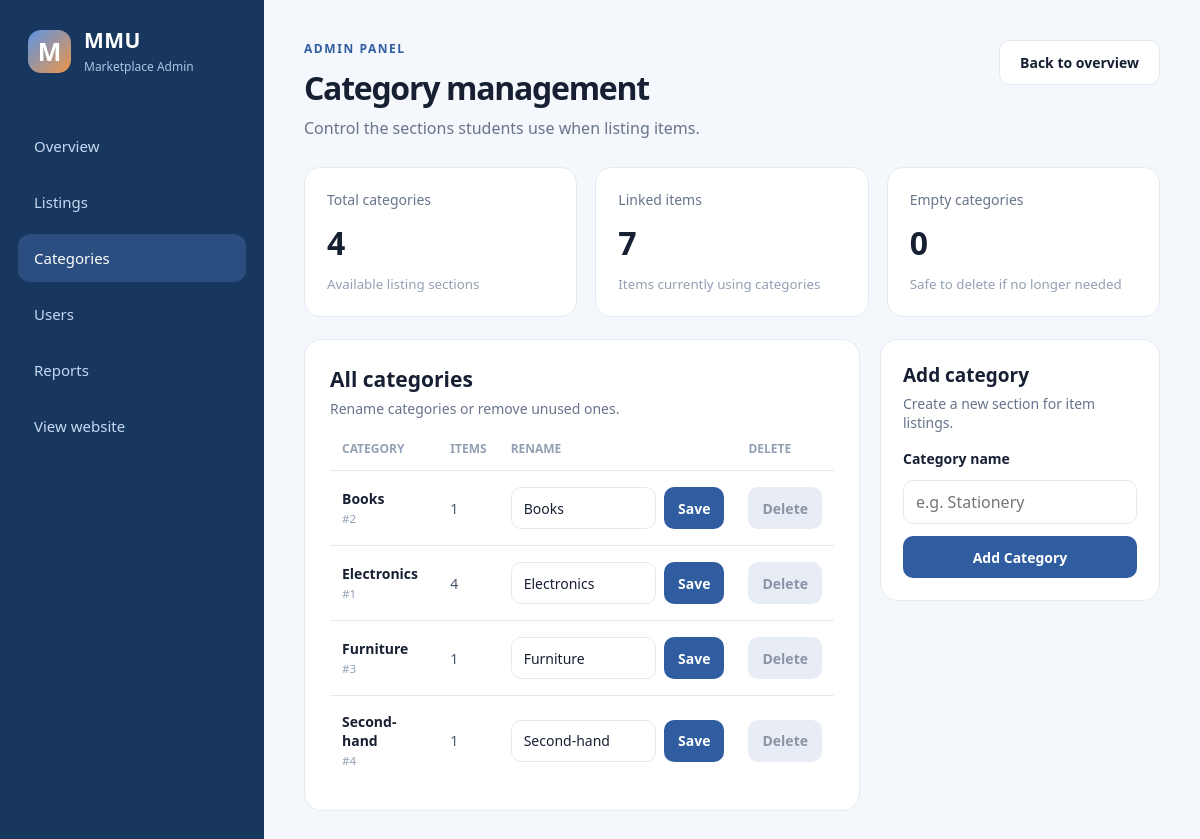
Before: /admin/categories with the older database file.
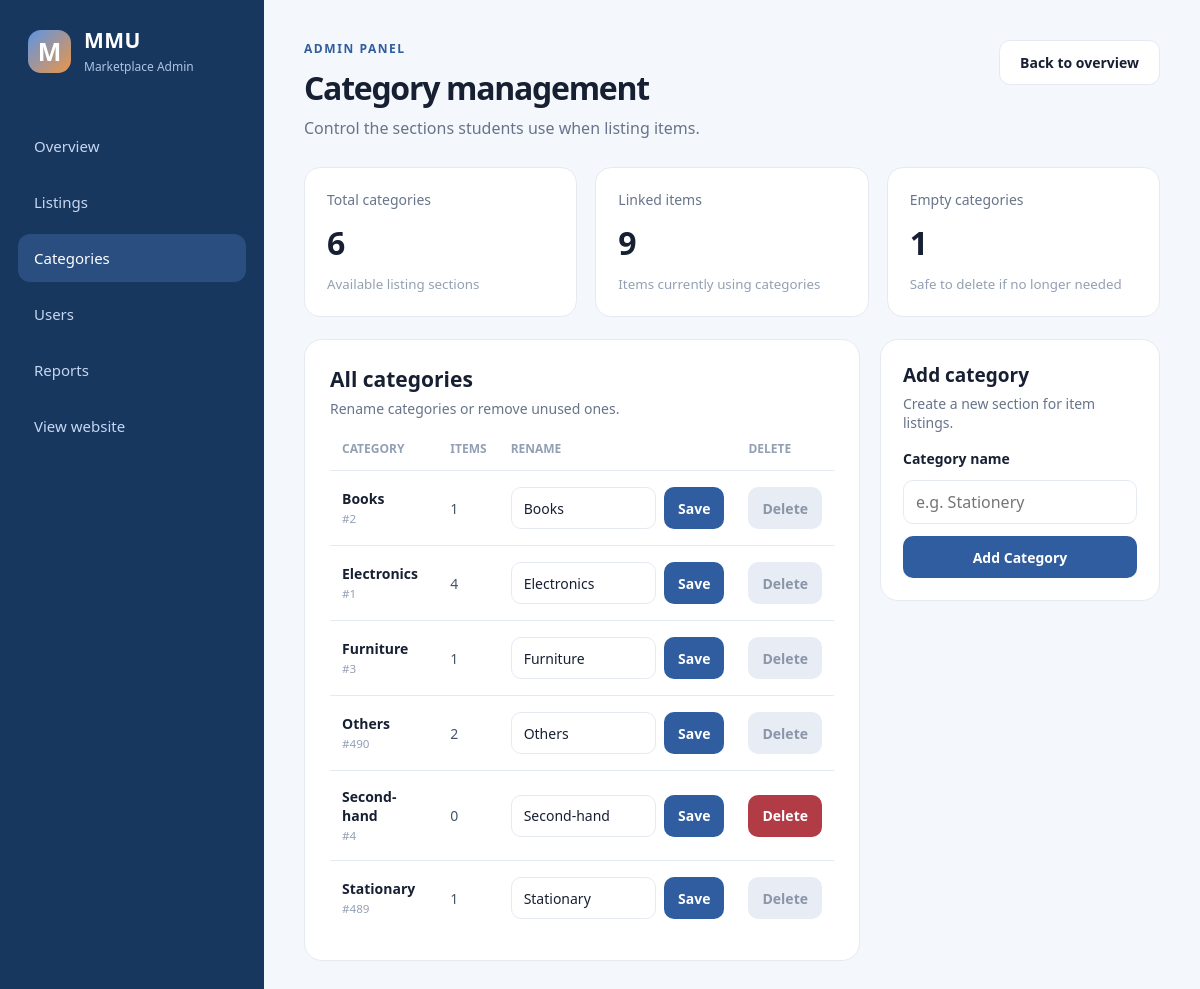
After: the same page with the newer database file.
### tables this page shows
CREATE TABLE category(
                   id INTEGER PRIMARY KEY AUTOINCREMENT,
                   name TEXT NOT NULL UNIQUE
                   
                   );

### app.py (the view, shortened to what this page needs)
@app.route("/admin/categories", methods=['GET', 'POST'])
def admin_categories():
    connect = sqlite3.connect("database.db")
    cursor = connect.cursor()
    cursor.execute("""
        SELECT category.id, category.name, COUNT(item.id)
        FROM category
        LEFT JOIN item ON item.category_id = category.id
        GROUP BY category.id, category.name
        ORDER BY category.name
    """)
    categories = cursor.fetchall()
    connect.close()
    stats = {
        "total_categories": len(categories),
        "linked_items": sum(row[2] for row in categories),
        "empty_categories": sum(1 for row in categories if row[2] == 0)
    }
    return render_template("admin_categories.html",
                           categories=categories,
                           stats=stats,
                           category_name_max_length=CATEGORY_NAME_MAX_LENGTH)

### templates/admin_categories.html (shortened to what the changed rows need)
<!DOCTYPE html>
<html lang="en">
<head>
    <link rel="stylesheet" href="{{ url_for('static', filename='css/admin.css') }}">
</head>
<body class="admin-body">
    <div class="admin-layout">
        <main class="admin-main">
            <header class="dashboard-header">
                <div>
                    <h1>Category management</h1>
                </div>
            </header>
            <section class="stat-grid" aria-label="Category statistics">
                <article class="stat-card">
                    <p>Total categories</p>
                    <strong>{{ stats.total_categories }}</strong>
                    <small>Available listing sections</small>
                </article>
                <article class="stat-card">
                    <p>Linked items</p>
                    <strong>{{ stats.linked_items }}</strong>
                    <small>Items currently using categories</small>
                </article>
                <article class="stat-card">
                    <p>Empty categories</p>
                    <strong>{{ stats.empty_categories }}</strong>
                    <small>Safe to delete if no longer needed</small>
                </article>
            </section>
            <div class="category-management-grid">
                <section class="listings-panel">
                    <div class="panel-heading">
                        <div>
                            <h2>All categories</h2>
                        </div>
                    </div>
                    <div class="table-wrap">
                        <table class="listing-table category-admin-table">
                            <thead>
                                <tr>
                                    <th>Category</th>
                                    <th>Items</th>
                                    <th>Rename</th>
                                    <th>Delete</th>
                                </tr>
                            </thead>
                            <tbody>
                                {% for category_id, name, item_count in categories %}
                                <tr>
                                    <td>
                                        <strong>{{ name }}</strong>
                                        <small>#{{ category_id }}</small>
                                    </td>
                                    <td>{{ item_count }}</td>
                                    <td>
                                        <form class="inline-category-form" method="POST" action="{{ url_for('edit_category', category_id=category_id) }}">
                                            <input type="text" name="name" value="{{ name }}" maxlength="{{ category_name_max_length }}" required>
                                            <button type="submit">Save</button>
                                        </form>
                                    </td>
                                    <td>
                                        <form method="POST" action="{{ url_for('delete_category', category_id=category_id) }}" onsubmit="return confirm('Delete this category?')">
                                            <button class="danger-button" type="submit" {% if item_count > 0 %}disabled{% endif %}>Delete</button>
                                        </form>
                                    </td>
                                </tr>
                                {% else %}
                                <tr class="empty-row">
                                    <td colspan="4">No categories yet.</td>
                                </tr>
                                {% endfor %}
                            </tbody>
                        </table>
                    </div>
                </section>
                <section class="summary-panel add-category-panel">
                    <div class="panel-heading small">
                        <div>
                            <h2>Add category</h2>
                        </div>
                    </div>
                </section>
            </div>
        </main>
    </div>
</body>
</html>

Changed rows visible on the page:
added category: name "Others", id "490", item_count "2"
computed for category "Second-hand": item_count "1" → "0"
added category: name "Stationary", id "489", item_count "1"
Other visible differences:
{{ stats.total_categories }}: "4" → "6"
{{ stats.linked_items }}: "7" → "9"
{{ stats.empty_categories }}: "0" → "1"
